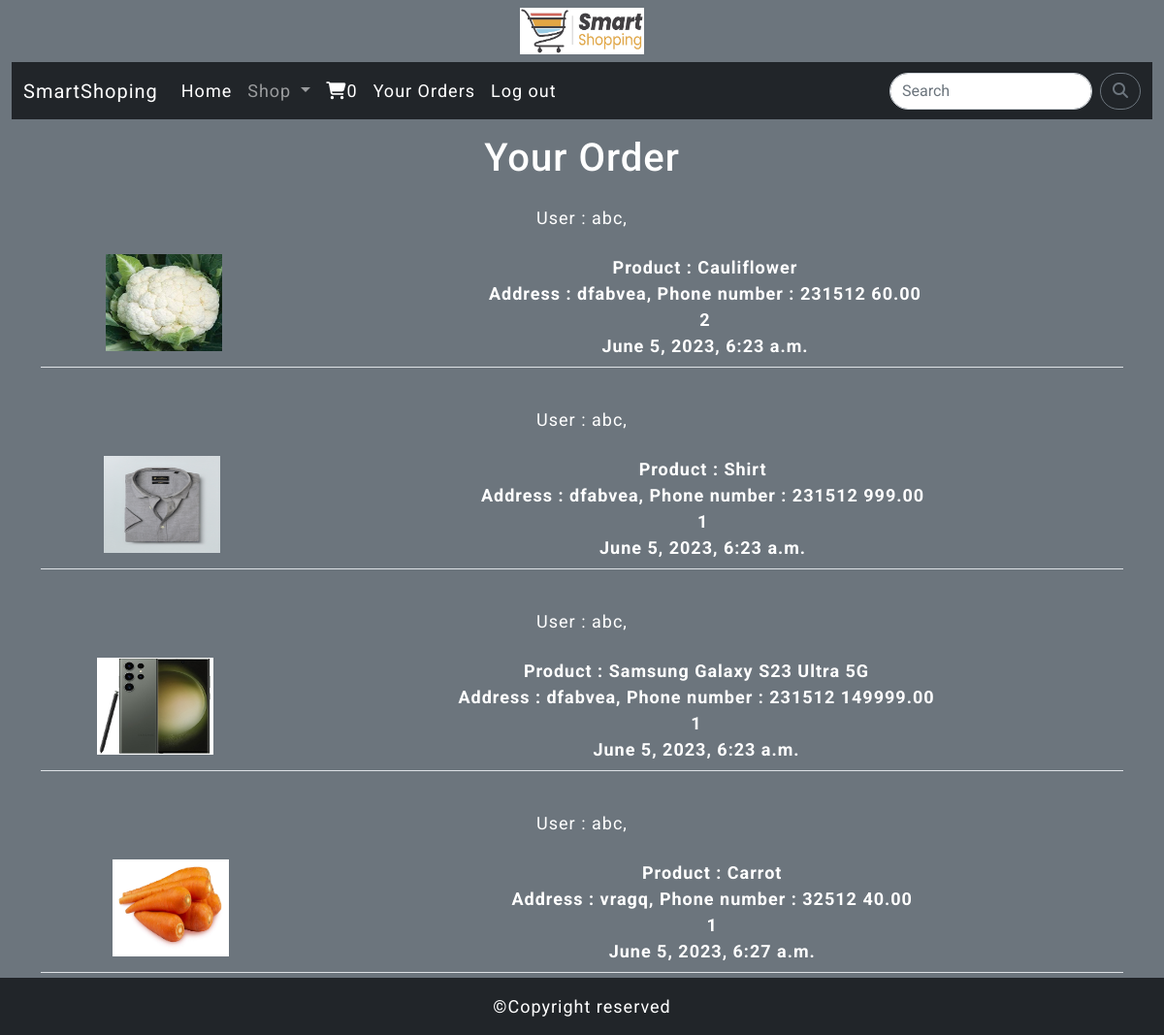
/cart/yourorder (signed in), run on the app's committed database.
### cart/models.py (models this page shows, shortened)
class Order(models.Model):
    user = models.ForeignKey(User, on_delete=models.CASCADE)
    products = models.ForeignKey(Product, on_delete=models.CASCADE)
    address = models.TextField()
    phone = models.CharField(max_length=100)
    order_status = models.CharField(max_length=200, default="Pending")
    delivery_status = models.CharField(max_length=200, default="Pending")
    noofitems = models.IntegerField()
    date_added = models.DateTimeField(auto_now_add=True)

### shop/models.py (models this page shows, shortened)
class Product(models.Model):
    name = models.CharField(max_length=250, unique=True)
    slug = models.SlugField(max_length=250, unique=True)
    description = models.TextField(blank=True)
    price = models.DecimalField(max_digits=10, decimal_places=2)
    category = models.ForeignKey(Category, on_delete=models.CASCADE)
    image = models.ImageField(upload_to='img/Products', null=True, blank=True)
    stock = models.IntegerField()
    available = models.BooleanField(default=True)
    created = models.DateTimeField(auto_now_add=True)
    updated = models.DateTimeField(auto_now=True)

### cart/views.py (the view)
# urls.py: path('yourorder', views.yourorder, name='yourorder'),
def yourorder(request):
    user = request.user
    order = Order.objects.filter(user=user, order_status="paid")
    return render(request, 'orderview.html', {'ord': order, 'name': user.username})

### cart/context_processors.py (called while the page is built)
def counter(request):
    item_count = 0
    if request.user.is_authenticated:
        user = request.user
        try:
            cart = Cart.objects.filter(user=user)
            for i in cart:
                item_count += i.quantity
        except Cart.DoesNotExist:
            item_count = 0
    return {'item_count': item_count}

### shop/context_processors.py (called while the page is built)
def menu_links(request):
    cat = Category.objects.all()
    return {'links': cat}

### templates/orderview.html (shortened to what this page needs)
{% extends 'base.html' %}
{% load static %}
{% block content %}
<div class="container-fluid mt-3 mb-5">
    <h1 class="text-center">Your Order</h1>
    {% for i in ord %}
    <div class="container mt-4 formdiv">
        <div class="userdetails text-center">
            User : {{name}},
        </div>
        <div class="ms-auto">
            <div class="row mx-auto mt-3">
                <table class="table text-white text-center">
                    <tr>
                        <th colspan="5">
                            <img src="{{i.products.image.url}}" style="height:100px;width:120px;">
                        </th>
                        <th colspan="5">
                            Product : {{i.products.name}}<br>
                            Address : {{i.address}},
                            Phone number : {{i.phone}}
                            {{i.products.price}}<br>
                            {{i.noofitems}}<br>
                            {{i.date_added}}<br>
                        </th>
                    </tr>
                </table>
            </div>
        </div>
    </div>
    {% endfor %}
</div>
{% endblock %}

### static/css/style.css (style rules this page uses)
body { font-family: 'Roboto', sans-serif; font-size: 18px; letter-spacing: 1px; color: white; }

### data on the page
Order: products.image (picture), products.name "Cauliflower", address "dfabvea", phone "231512", products.price "60.00", noofitems "2", date_added "June 5, 2023, 6:23 a.m."
Order: products.image (picture), products.name "Shirt", address "dfabvea", phone "231512", products.price "999.00", noofitems "1", date_added "June 5, 2023, 6:23 a.m."
Order: products.image (picture), products.name "Samsung Galaxy S23 Ultra 5G", address "dfabvea", phone "231512", products.price "149999.00", noofitems "1", date_added "June 5, 2023, 6:23 a.m."
Order: products.image (picture), products.name "Carrot", address "vragq", phone "32512", products.price "40.00", noofitems "1", date_added "June 5, 2023, 6:27 a.m."

### other printed values
{{ item_count }} "0"
{{ name }} "abc"
